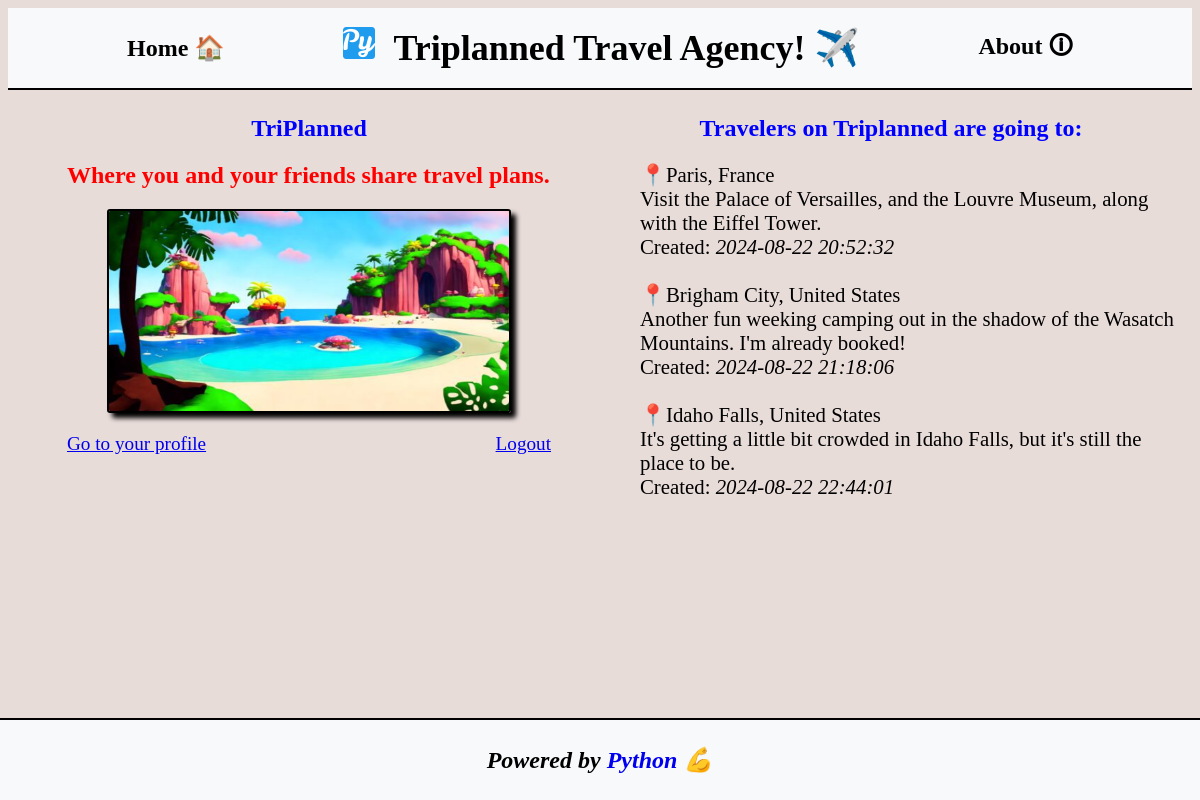
The page / (signed in) on the database its author committed.
### tables this page shows
CREATE TABLE posts
                (
                id INTEGER PRIMARY KEY,
                username TEXT NOT NULL,
                city TEXT NOT NULL,
                country TEXT NOT NULL,
                description TEXT NOT NULL,
                created TEXT DEFAULT CURRENT_TIMESTAMP
                );

### app.py (the view, shortened to what this page needs)
@app.route("/", methods=["GET", "POST"])
def index():
    if request.method == "GET":
        if "username" in session:
            conn = sqlite3.connect("./data/database.db")
            curs = conn.cursor()
            posts = curs.execute("SELECT * FROM posts").fetchall()
            conn.close()
            return render_template("index.html", username=session["username"], posts=posts)
        else:
            info = "Please login first."
            return render_template("index.html", info=info)

### templates/index.html (shortened to what this page needs)
{% extends "base.html" %}
{% block content %}
{% if username %}
<section class="grid-container">
    <div>
        <h1 class="center">TriPlanned</h1>
        <h2>Where you and your friends share travel plans.</h2>
        <figure>
            <img src="../static/images/Paradise.png" alt="Paradise" width="400px" height="200px">
        </figure>
        <span>
            <a href="/profile?username={{ username }}">Go to your profile</a>
            <a href="/logout">Logout</a>
        </span>
    </div>
    <div>
        <h1 class="center">Travelers on Triplanned are going to:</h1>
        <ul>
            {% for post in posts %}
            <li>&#128205;{{ post[2] }}, {{ post[3]}}</li>
            <li>{{ post[4] }}</li>
            <li>Created: <i>{{ post[5] }}</i></li>
            <br>
            {% endfor %}
        </ul>
    </div>
</section>
{% endif %}
{% endblock %}

### templates/base.html (shortened to what this page needs)
<!DOCTYPE html>
<html lang="en">
<head>
    <link href="../static/css/style.css" type="text/css" rel="stylesheet">
</head>
<body>
    <nav>
        <a href="{{url_for('index')}}">Home 🏠</a>
        <h1>Triplanned Travel Agency! ✈️</h1>
        <a href="{{url_for('about')}}">About 🛈</a>
    </nav>
    <main>
        {% block content %}
        {% endblock %}
    </main>
    <footer>
        <p>Powered by <a href='https://python.org/'>Python 💪</a></p>
    </footer>
</body>
</html>

### static/css/style.css (style rules this page uses)
body { background-color: #E8DCD9; font-family: cursive; }
nav { display: flex; justify-content: space-evenly; justify-items: center; align-items: center; height: 80px; width: 100%; background-color: #F7F9FA; border-bottom: 2px solid black; }
nav > h1 { font-size: 36px; font-weight: bold; background-image: url("../images/logo.png"); background-repeat: no-repeat; background-position: 0px 0px; padding-left: 50px; color: black; }
nav>a { font-size: 1.5em; font-weight: 600; margin: 5px; padding: 5px; color: black; text-decoration: none; }
main { margin: 5px 10px 100px 10px; }
h1 { color: blue; }
h2, .info { color: red; }
ul { font-size: 1.3em; list-style-type: none; }
figure>img { border: 2px solid black; border-radius: 3px; box-shadow: 5px 5px 5px black; }
span { display: flex; justify-content: space-between; justify-items: center; align-items: center; gap: 20px; font-size: 1.2em; }
.center { text-align: center; margin-left: auto; margin-right: auto; }
.grid-container { display: grid; grid-template-columns: repeat(2, 1fr); justify-content: center; justify-items: center; align-items: flex-start; }
footer { display: flex; position: fixed; bottom: 0; left: 0; right: 0; height: auto; justify-content: center; justify-items: center; align-items: center; height: 80px; width: 100%; background-color: #F7F9FA; border-top: 2px solid black; }
footer>p { font-size: 1.5em; font-weight: 600; font-style: italic; color: black; }
footer > p > a { text-decoration: none; }

### rows shown on the page
posts: city "Paris", country "France", description "Visit the Palace of Versailles, and the Louvre Museum, along with the Eiffel Tower.", created "2024-08-22 20:52:32"
posts: city "Brigham City", country "United States", description "Another fun weeking camping out in the shadow of the Wasatch Mountains. I'm already booked!", created "2024-08-22 21:18:06"
posts: city "Idaho Falls", country "United States", description "It's getting a little bit crowded in Idaho Falls, but it's still the place to be.", created "2024-08-22 22:44:01"
